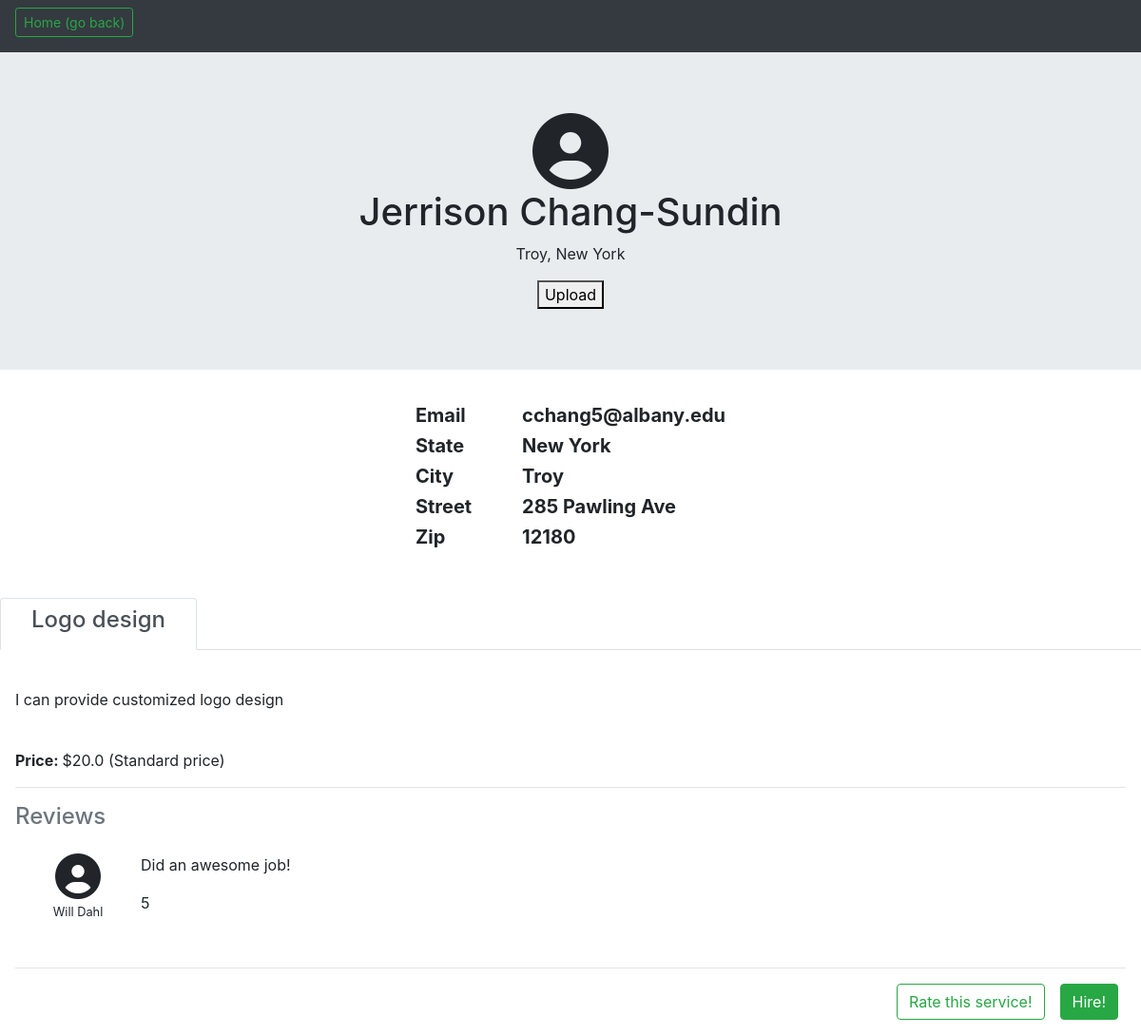
Page /RateMyServices/professional_profile/2/ on the earlier database version.
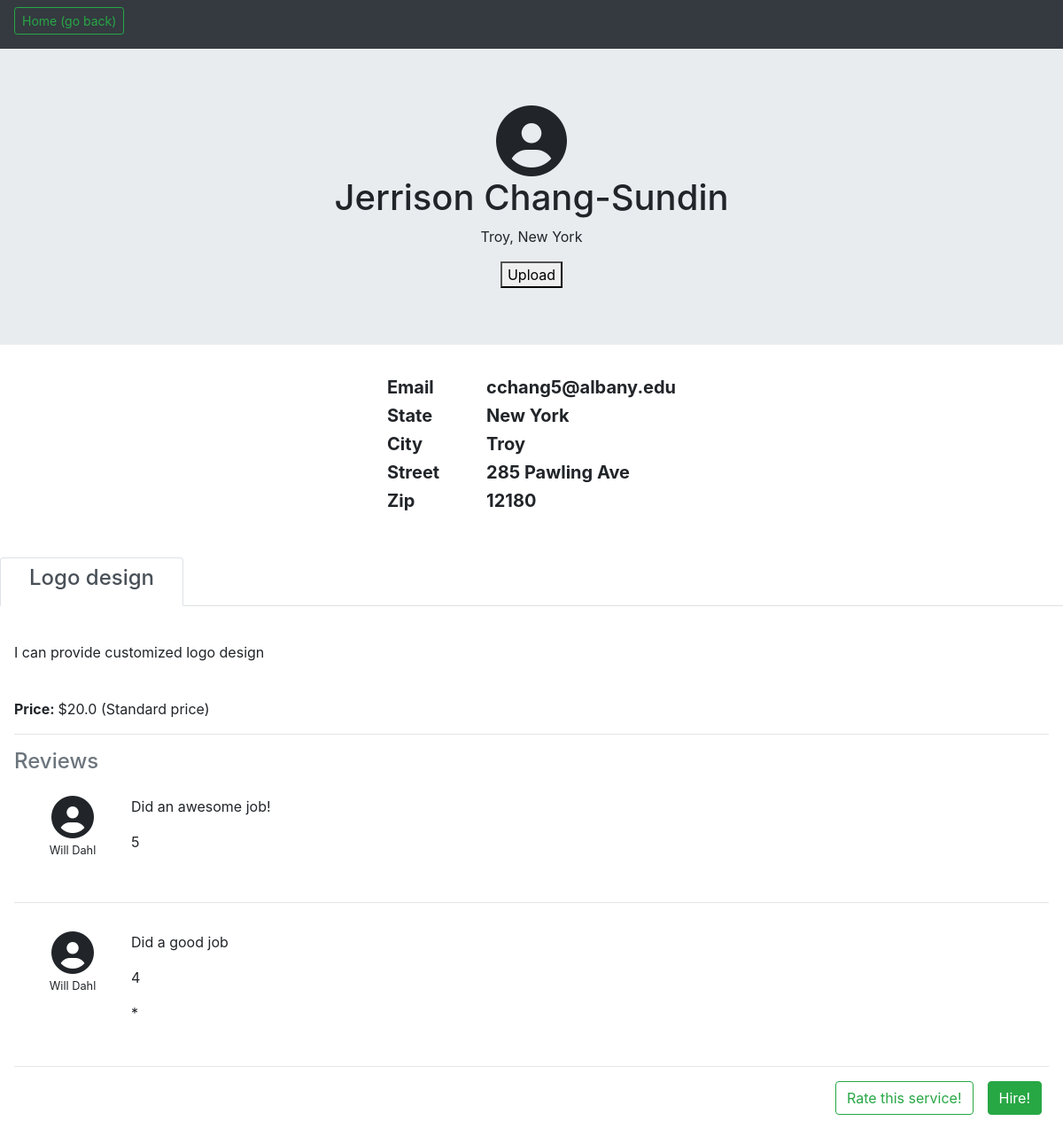
Same page on the later database version.
### RateMyServices/models.py (models this page shows, shortened)
class Service(models.Model):
	service = models.CharField(max_length=30)
	provider = models.ForeignKey(ProfessionalUser, on_delete=models.CASCADE)
	rate = models.FloatField()
	avg_rating = models.FloatField(default=0.0)
	description = models.CharField(max_length=200, default='')
	isHour = models.BooleanField(default=False)

class Rating(models.Model):
	rater = models.ForeignKey(User, on_delete=models.CASCADE)
	provider = models.ForeignKey(ProfessionalUser, on_delete=models.CASCADE)
	service = models.ForeignKey(Service, on_delete=models.CASCADE, default=None)
	rating = models.IntegerField()
	description = models.CharField(max_length=200)
	verified = models.BooleanField(default=False)

### accounts/models.py (models this page shows, shortened)
class User(AbstractBaseUser):
    email   = models.EmailField(max_length=255,unique=True)
    active  = models.BooleanField(default=True)
    staff   = models.BooleanField(default=False) # a admin user; non super-user
    admin   = models.BooleanField(default=False) # a superuser
    first_name  = models.CharField(max_length=30,null=True,blank=False)
    last_name   = models.CharField(max_length=30,null=True,blank=False)
    professional = models.BooleanField(default=False)
    state       = models.CharField(max_length=30,null=True,blank=False)
    city        = models.CharField(max_length=30,null=True,blank=False)
    zips        = models.CharField(max_length=5,null=True,blank=False)
    street      = models.CharField(max_length=100,null=True,blank=False)
    phone       = models.CharField(max_length=12,null=True,blank=False)
    USERNAME_FIELD = 'email'
    REQUIRED_FIELDS = ['first_name','last_name'] # Email & Password are required by default.
    objects = UserManager()

### RateMyServices/views.py (the view)
# urls.py: path('professional_profile/<int:professionaluser_id>/', views.professional_profile, name='professional_profile'),
def professional_profile(request, professionaluser_id, editable=False):
	pUser = get_object_or_404(ProfessionalUser, id=professionaluser_id)
	nonEmptyReviewList = [] #a collection of nonempty review list for the professional user
	for i in pUser.service_set.all():
		tempList =[] #a list of nonempty review object for a single service
		for j in i.rating_set.exclude(description=''):
			tempList.append(j)
		nonEmptyReviewList.append(tempList)
	finalList = zip(pUser.service_set.all(),nonEmptyReviewList)
	context = {
		'pUser': pUser,
		'editable': editable,
		'serviceWithReviews': finalList,
	}
	return render(request, 'RateMyServices/professional_profile.html', context)

### RateMyServices/templates/RateMyServices/professional_profile.html (shortened to what this page needs)
<!DOCTYPE html>
<html>
	<head>
		{% load static %}
		<link rel="stylesheet" href="https://stackpath.bootstrapcdn.com/bootstrap/4.3.1/css/bootstrap.min.css">
		<link rel="stylesheet" href="path/to/font-awesome/css/font-awesome.min.css">
        <link rel="stylesheet" type="text/css" href="{% static 'RateMyServices/css/style.css' %}">
		<link rel="stylesheet" type="text/css" href="{% static 'RateMyServices/css/general_profile.css' %}">
	</head>
	<body>
		<div class="navbar navbar-expand-md navbar-dark bg-dark sticky-top ">
			<h6><a href="/" class="btn btn-outline-success btn-sm text-docration-none">Home (go back)</a></h6>
		</div>
		<div class="jumbotron jumbotron-fluid text-center">
			<div>
				<i class="fa fa-user-circle fa-5x"></i>
			</div>
			<h1>{{ pUser.generalUserID.first_name }} {{ pUser.generalUserID.last_name }}</h1>
			<p>{{ pUser.generalUserID.city }}, {{ pUser.generalUserID.state }}</p>
			<div>
				<form method="post" enctype="multipart/form-data">
					<button type="submit">Upload</button>
				  </form>
			</div>
		</div>
		<div style="align-content: center">
			<table cellspacing="20" align="center" style="font-size: 20px">
				<tr style="padding: 30px">
				  <th>Email</th>
				  <th>{{ pUser.generalUserID.email }}</th>
				</tr>
				<tr style="padding: 30px">
					<th style="padding-right: 60px">State</th>
					<th>{{ pUser.generalUserID.state }}</th>
				</tr>
				<tr style="padding: 30px">
					<th>City</th>
					<th>{{ pUser.generalUserID.city }}</th>
				</tr>
				<tr style="padding: 30px">
					<th>Street</th>
					<th>{{ pUser.generalUserID.street }}</th>
				</tr>
				<tr style="padding: 30px">
					<th>Zip</th>
					<th>{{ pUser.generalUserID.zips }}</th>
				</tr>
			</table>
        </div>
        <div class="mt-5">
			{% include "RateMyServices/pp_service_block.html" %}
	</body>
</html>

### RateMyServices/templates/RateMyServices/pp_service_block.html (shortened to what this page needs)
<nav>
    <div class="nav nav-tabs" id="nav-tab" role="tablist">
    {% for i in pUser.service_set.all %}
        <a class="nav-item nav-link {% if not forloop.counter0 %} active {% endif %}"
            id="nav-{{forloop.counter0}}-tab" href="#nav-{{forloop.counter0}}" data-toggle="tab" role="tab" aria-controls="nav-{{forloop.counter0}}"
            aria-selected="{% if not forloop.counter0 %}true {% else %} false {% endif %}"
            ><h4 class="px-3">{{i.service}}</h4>
        </a>
    {% endfor %}
    </div>
</nav>
<div class="tab-content" id="nav-tabContent">
    {% for i in serviceWithReviews %}
        <div class="tab-pane fade {% if not forloop.counter0 %}show active{% endif %} p-3"
            id="nav-{{forloop.counter0}}" role="tabpanel" aria-labelledby="nav-{{forloop.counter0}}-tab">
            <div class="py-4">
                <p>
                    {{i.0.description}}
                </p>
            </div>
            <div class="">
                <p> <strong> Price: </strong>${{i.0.rate}} {% if i.0.isHour %} /hr {% else %} (Standard price) {% endif %}</p>
            </div>
            <hr>
            <h4 class="text-muted">Reviews</h4>
            {% if i.1|length %}
                {% for j in i.1 %}
                    <div class="media p-3">
                        <div class="d-flex flex-column" style="width: 100px;">
                            <div class="mx-auto"><i class="fa fa-user-circle fa-3x"></i></div>
                            <div><p class="text-center"> <small>{{j.rater.first_name}} {{j.rater.last_name}} </small></p></div>
                        </div>
                        <div class="media-body pl-3">
                            <p>{{j.description}}</p>
                            <p>{{j.rating}}</p>
                            {% if j.verified %}
                            <p>*</p>
                            {% endif %}
                        </div>
                    </div>
                    <hr>
                {% endfor %}
            {% else %}
                <div class="p-3">
                    <p>There is no comment yet. Do you want to write a review?</p>
                </div>
            {% endif %}
            {% if request.user.id != pUser.generalUserID.id%}
            <div class="d-flex float-right pb-3">
                <button type="button" class="btn btn-outline-success mx-2" data-toggle="modal" data-target="#giverateModal{{forloop.counter0}}">Rate this service!</button>
                <button type="button" class="btn btn-success mx-2" data-toggle="modal" data-target="#hireModal{{forloop.counter0}}">Hire!</button>
            </div>
            </div>
            {% endif %}
        </div>
    {% endfor %}
</div>

Differences in the rows shown:
added Rating: rater.first_name "Will", rater.last_name "Dahl", description "Did a good job", rating "4"
